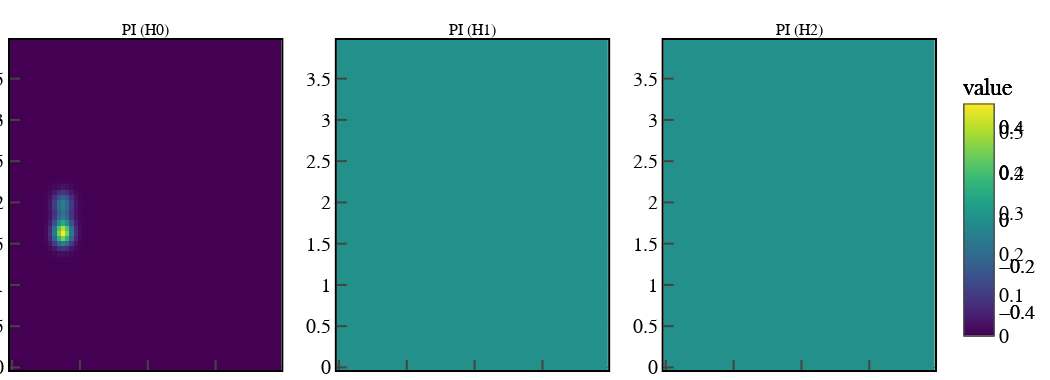

Notebook source saved alongside this figure:
### Code cell
visualize_pi(dataset[458].PI[0])

### Figure 1 — Plotly figure (JSON) as saved in the notebook; plotly's stock layout.template omitted (floating-point values rounded to 4 significant figures; data arrays with more than 128 entries replaced by an {"elided": "..."} marker saying what was removed)
{"data": [{"colorbar": {"len": 0.85, "title": {"text": "value"}}, "colorscale": [[0.0, "#440154"], [0.1111, "#482878"], [0.2222, "#3e4989"], [0.3333, "#31688e"], [0.4444, "#26828e"], [0.5556, "#1f9e89"], [0.6667, "#35b779"], [0.7778, "#6ece58"], [0.8889, "#b5de2b"], [1.0, "#fde725"]], "dx": 0.0625, "dy": 0.0625, "x0": 0.0, "y0": 0.0, "z": {"elided": "64x64 float values"}, "type": "heatmap", "xaxis": "x", "yaxis": "y"}, {"colorbar": {"len": 0.85, "title": {"text": "value"}}, "colorscale": [[0.0, "#440154"], [0.1111, "#482878"], [0.2222, "#3e4989"], [0.3333, "#31688e"], [0.4444, "#26828e"], [0.5556, "#1f9e89"], [0.6667, "#35b779"], [0.7778, "#6ece58"], [0.8889, "#b5de2b"], [1.0, "#fde725"]], "dx": 0.0625, "dy": 0.0625, "x0": 0.0, "y0": 0.0, "z": {"elided": "64x64 float values"}, "type": "heatmap", "xaxis": "x2", "yaxis": "y2"}, {"colorbar": {"len": 0.85, "title": {"text": "value"}}, "colorscale": [[0.0, "#440154"], [0.1111, "#482878"], [0.2222, "#3e4989"], [0.3333, "#31688e"], [0.4444, "#26828e"], [0.5556, "#1f9e89"], [0.6667, "#35b779"], [0.7778, "#6ece58"], [0.8889, "#b5de2b"], [1.0, "#fde725"]], "dx": 0.0625, "dy": 0.0625, "x0": 0.0, "y0": 0.0, "z": {"elided": "64x64 float values"}, "type": "heatmap", "xaxis": "x3", "yaxis": "y3"}], "layout": {"xaxis": {"anchor": "y", "domain": [0.0, 0.2933]}, "yaxis": {"anchor": "x", "domain": [0.0, 1.0]}, "xaxis2": {"anchor": "y2", "domain": [0.3533, 0.6467]}, "yaxis2": {"anchor": "x2", "domain": [0.0, 1.0]}, "xaxis3": {"anchor": "y3", "domain": [0.7067, 1.0]}, "yaxis3": {"anchor": "x3", "domain": [0.0, 1.0]}, "annotations": [{"font": {"size": 16}, "showarrow": false, "text": "PI (H0)", "x": 0.1467, "xanchor": "center", "xref": "paper", "y": 1.0, "yanchor": "bottom", "yref": "paper"}, {"font": {"size": 16}, "showarrow": false, "text": "PI (H1)", "x": 0.5, "xanchor": "center", "xref": "paper", "y": 1.0, "yanchor": "bottom", "yref": "paper"}, {"font": {"size": 16}, "showarrow": false, "text": "PI (H2)", "x": 0.8533, "xanchor": "center", "xref": "paper", "y": 1.0, "yanchor": "bottom", "yref": "paper"}], "margin": {"l": 10, "r": 10, "t": 40, "b": 10}, "width": 1050, "height": 380}}
